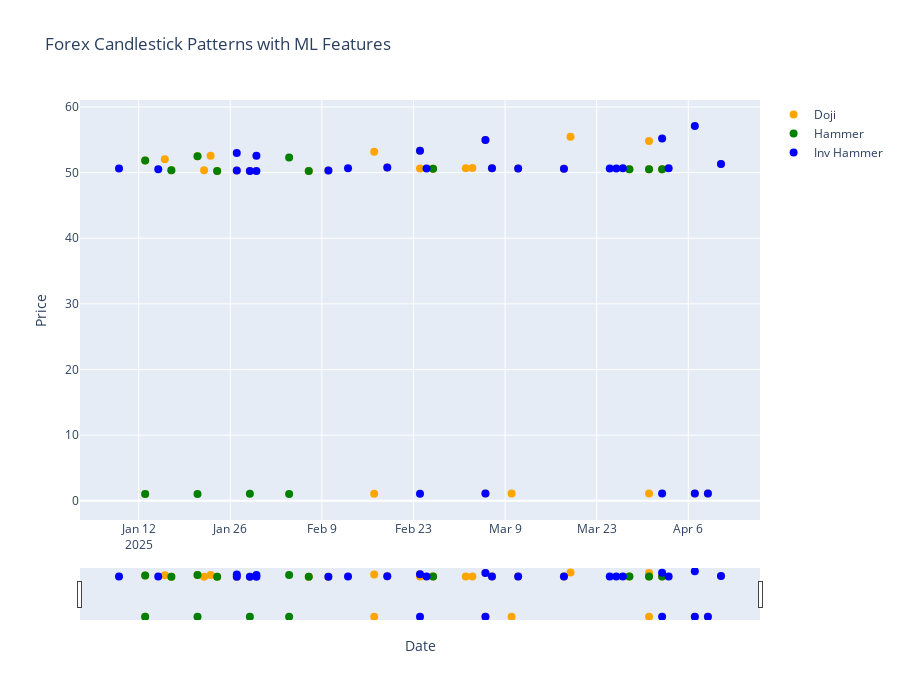

Notebook source saved alongside this figure:
### Code cell
import plotly.graph_objects as go

# Step 6: Visualization
plot_df = df[-200:].copy()

fig = go.Figure(data=[
    go.Candlestick(
        x=plot_df['DATE'],
        open=plot_df['Open'],  
        high=plot_df['High'],
        close=plot_df['Close'], 
        name="OHLC"
    )
])
# Add markers for patterns
def add_marker(condition, name, color, y_offset=0):
    dates = plot_df[condition]['DATE']
    prices = plot_df[condition]['High'] + y_offset  
    fig.add_trace(go.Scatter(
        x=dates,
        y=prices,
        mode='markers',
        marker=dict(size=8, color=color),
        name=name
    ))

add_marker(plot_df['IS_DOJI'] == 1, 'Doji', 'orange')
add_marker(plot_df['IS_HAMMER'] == 1, 'Hammer', 'green')
add_marker(plot_df['IS_INV_HAMMER'] == 1, 'Inv Hammer', 'blue')
add_marker(plot_df['BULLISH_ENGULFING'] == 1, 'Bull Engulfing', 'lime')
add_marker(plot_df['BEARISH_ENGULFING'] == 1, 'Bear Engulfing', 'red')

fig.update_layout(
    title='Forex Candlestick Patterns with ML Features',
    xaxis_title='Date',
    yaxis_title='Price',
    xaxis_rangeslider_visible=True,  
    xaxis_rangeslider_thickness=0.1,  
    xaxis=dict(
        rangeslider=dict(visible=True),
        type='date'  
    ),
    height=700
)

fig.show()

### Figure 1 — Plotly figure (JSON) as saved in the notebook; plotly's stock layout.template omitted (floating-point values rounded to 4 significant figures; data arrays with more than 128 entries replaced by an {"elided": "..."} marker saying what was removed)
{"data": [{"close": {"elided": "200 float values"}, "high": {"elided": "200 float values"}, "name": "OHLC", "open": {"elided": "200 float values"}, "type": "candlestick", "x": {"elided": "200 str values"}}, {"marker": {"color": "orange", "size": 8}, "mode": "markers", "name": "Doji", "type": "scatter", "x": ["2025-01-13T00:00:00", "2025-01-13T00:00:00", "2025-01-16T00:00:00", "2025-01-17T00:00:00", "2025-01-21T00:00:00", "2025-01-22T00:00:00", "2025-01-23T00:00:00", "2025-01-24T00:00:00", "2025-01-27T00:00:00", "2025-01-29T00:00:00", "2025-02-07T00:00:00", "2025-02-10T00:00:00", "2025-02-17T00:00:00", "2025-02-17T00:00:00", "2025-02-19T00:00:00", "2025-02-24T00:00:00", "2025-02-24T00:00:00", "2025-02-26T00:00:00", "2025-03-03T00:00:00", "2025-03-04T00:00:00", "2025-03-06T00:00:00", "2025-03-06T00:00:00", "2025-03-07T00:00:00", "2025-03-10T00:00:00", "2025-03-11T00:00:00", "2025-03-18T00:00:00", "2025-03-19T00:00:00", "2025-03-28T00:00:00", "2025-03-31T00:00:00", "2025-03-31T00:00:00", "2025-03-31T00:00:00", "2025-04-02T00:00:00", "2025-04-07T00:00:00", "2025-04-09T00:00:00", "2025-04-11T00:00:00"], "y": [1.025, 51.83, 52.04, 50.35, 52.48, 50.35, 52.55, 50.24, 50.3, 50.25, 50.25, 50.33, 1.051, 53.18, 50.77, 50.63, 53.31, 50.59, 50.66, 50.68, 1.085, 54.95, 50.64, 1.087, 50.63, 50.58, 55.45, 50.52, 1.085, 50.52, 54.81, 50.52, 1.105, 1.11, 51.29]}, {"marker": {"color": "green", "size": 8}, "mode": "markers", "name": "Hammer", "type": "scatter", "x": ["2025-01-13T00:00:00", "2025-01-13T00:00:00", "2025-01-17T00:00:00", "2025-01-21T00:00:00", "2025-01-21T00:00:00", "2025-01-24T00:00:00", "2025-01-29T00:00:00", "2025-02-04T00:00:00", "2025-02-04T00:00:00", "2025-02-07T00:00:00", "2025-02-26T00:00:00", "2025-03-28T00:00:00", "2025-03-31T00:00:00", "2025-04-02T00:00:00"], "y": [1.025, 51.83, 50.35, 52.48, 1.044, 50.24, 1.044, 52.31, 1.039, 50.25, 50.59, 50.52, 50.52, 50.52]}, {"marker": {"color": "blue", "size": 8}, "mode": "markers", "name": "Inv Hammer", "type": "scatter", "x": ["2025-01-09T00:00:00", "2025-01-15T00:00:00", "2025-01-27T00:00:00", "2025-01-27T00:00:00", "2025-01-29T00:00:00", "2025-01-30T00:00:00", "2025-01-30T00:00:00", "2025-02-10T00:00:00", "2025-02-13T00:00:00", "2025-02-19T00:00:00", "2025-02-24T00:00:00", "2025-02-24T00:00:00", "2025-02-25T00:00:00", "2025-03-06T00:00:00", "2025-03-06T00:00:00", "2025-03-07T00:00:00", "2025-03-11T00:00:00", "2025-03-18T00:00:00", "2025-03-25T00:00:00", "2025-03-26T00:00:00", "2025-03-27T00:00:00", "2025-04-02T00:00:00", "2025-04-02T00:00:00", "2025-04-03T00:00:00", "2025-04-07T00:00:00", "2025-04-07T00:00:00", "2025-04-09T00:00:00", "2025-04-11T00:00:00"], "y": [50.63, 50.5, 52.98, 50.3, 50.25, 50.23, 52.58, 50.33, 50.67, 50.77, 53.31, 1.053, 50.63, 1.085, 54.95, 50.64, 50.63, 50.58, 50.63, 50.63, 50.65, 55.19, 1.092, 50.64, 57.1, 1.105, 1.11, 51.29]}, {"marker": {"color": "lime", "size": 8}, "mode": "markers", "name": "Bull Engulfing", "type": "scatter", "x": [], "y": []}, {"marker": {"color": "red", "size": 8}, "mode": "markers", "name": "Bear Engulfing", "type": "scatter", "x": [], "y": []}], "layout": {"height": 700, "title": {"text": "Forex Candlestick Patterns with ML Features"}, "xaxis": {"rangeslider": {"thickness": 0.1, "visible": true}, "title": {"text": "Date"}, "type": "date"}, "yaxis": {"title": {"text": "Price"}}}}
